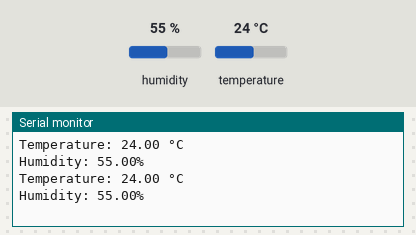
Bench run of a sketch on a simulated ESP32. On the bench: the last lines printed to the serial monitor. The test bench sets the inputs (shaded band); at power-on: humidity 55 %, temperature 24 °C.

Above: at 2.8 s.
2.9 s: humidity set to 22 %
At 4.9 s:
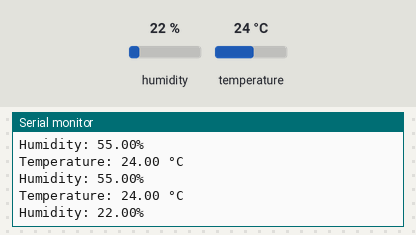
5.6 s: temperature set to 12 °C
At 7.3 s:
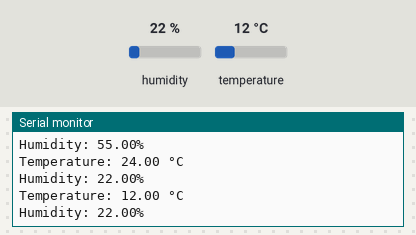
8.3 s: humidity set to 40 %
At 10.9 s:
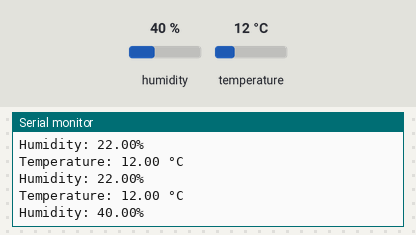
Timing chart, 0 to 12.4 s (numbered marks = the images above; inputs shaded):
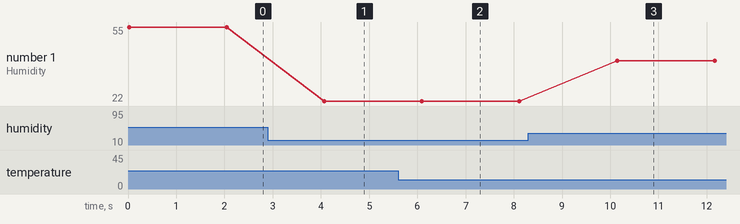

Measured:
- after the input at 2.9 s, the serial monitor: prints a new line after 1.2 s (image 1)
- after the input at 5.6 s, the serial monitor: prints a new line after 0.49 s (image 2)
- after the input at 8.3 s, the serial monitor: prints a new line after 1.8 s (image 3)
- plotted number 1: 55 → 22 after the input at 2.9 s, 22 → 40 after the input at 8.3 s

The sketch:

generate_firmware_for_esp32_dht11_o_1770052234.ino
```cpp
#include <DHT.h>

// Define the pin number where the DHT11 is connected
#define DHT_PIN 4

// Initialize the DHT object
DHT dht(DHT_PIN, DHT11);

void setup() {
  // Start serial communication at 115200 baud rate
  Serial.begin(115200);
}

void loop() {
  // Read the temperature and humidity from the DHT sensor
  float temperature = dht.readTemperature();
  float humidity = dht.readHumidity();

  // Print the values to serial monitor
  Serial.print("Temperature: ");
  Serial.print(temperature);
  Serial.println(" °C");
  Serial.print("Humidity: ");
  Serial.print(humidity);
  Serial.println("%");

  // Wait for 2 seconds before reading again
  delay(2000);
}
```
